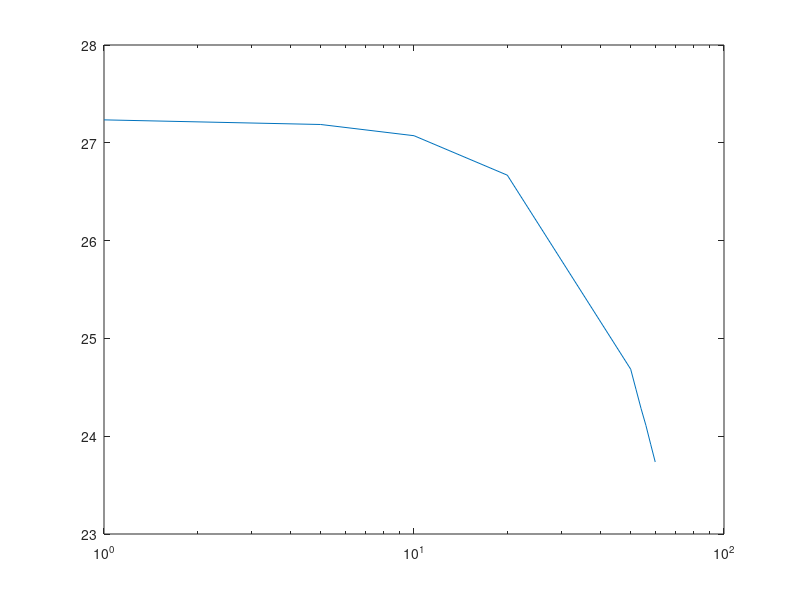

Write MATLAB code to recreate this figure. (Note: this script raises an error after producing the figure.)
data = 	[	1, 920, 0
	5, 915, 0
	10, 903, 2
	20, 862, 2.0
	50, 686, 3.1
	52, 670, 3.3
	54, 655, 3.4
	56, 642, 3.45
	58, 628, 3.47
	60, 615, 3.55
];

vin = 40;

dim = size(data);
freq = zeros(dim(1),1);
mod = zeros(dim(1),1);
phase = zeros(dim(1),1);
for i=1:1:dim
    freq(i)=data(i, 1);
    mod(i)=20*log10(data(i, 2)/vin);
    phase(i)=-(data(i, 3).*10^-3).*freq(i).*360;
end

disp(mod);
disp(phase);

figure(3);
ln1 = semilogx(freq,mod);
ln1.LineWidth = 1.5;
ln1.Marker = 'o';
title('Magnitude bode plot')
xlabel('Frequency [kHz]') 
ylabel('Magniture [dB]') 
y = mod(2)-3;
line([freq(1),freq(dim(1))],[y,y],'color', 'red')
line([freq(8),freq(8)],[23.5,y],'color', 'red')

figure(4)
ln2 = semilogx(freq,phase);
ln2.LineWidth = 1.5;
ln2.Marker = 'o';
title('Phase bode plot')
xlabel('Frequency [kHz]') 
ylabel('Phase [degrees]')
line([freq(8),freq(8)],[-80,phase(8)],'color', 'red')
line([1,freq(8)],[phase(8),phase(8)],'color', 'red')
